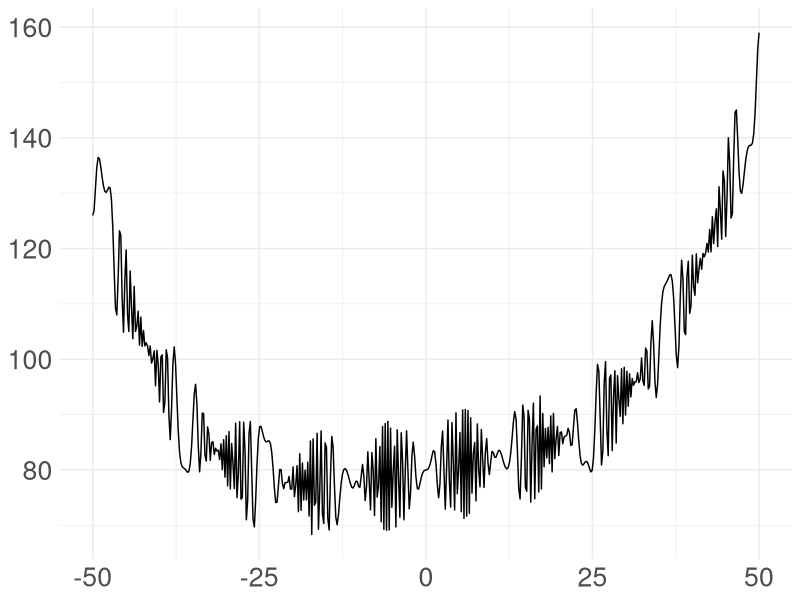

The R script that drew this image:
## ---- chunk 1
a <- sqrt(2)
a * a == 2
a * a - 2
all.equal(a * a, 2)
## ---- chunk 2
sample(10)
set.seed(1)
sample(10)
sample(10)
set.seed(1)
sample(10)
## ---- chunk 3
set.seed(123)
sample(10)
## ---- chunk 4
set.seed(123)
sample.int(10)
## ---- chunk 5
set.seed(10)
alph5 <- LETTERS[1:5]
sample(alph5)
## ---- chunk 6
set.seed(10)
sample(alph5, replace = TRUE)
## ---- chunk 7
set.seed(10)
sample(alph5, 3)
## ---- chunk 8
set.seed(1)
sample(alph5, 3, replace = TRUE)
## ---- chunk 9
x <- 1:4
probs <- c(1/2, 1/3, 1/12, 1/12)

set.seed(1)
samp <- sample(x, 100, replace = TRUE, prob = probs)
table(samp)
## ---- chunk 10
#| echo: false
distributions <- tibble::tibble(
      Distribution = c("beta","binomial","Cauchy",
                       "chi-squared","exponential","F","gamma","geometric",
                       "hypergeometric","log-normal","logistic",
                       "negative binomial","normal","Poisson","Student t","uniform",
                       "Weibull"),
         `Base name` = c("`beta`","`binom`","`cauchy`",
                       "`chisq`","`exp`","`f`","`gamma`","`geom`","`hyper`","`lnorm`",
                       "`logis`","`nbinom`","`norm`","`pois`","`t`","`unif`","`weibull`"),
        Parameters = c("`shape1`, `shape2`","`size`, `prob`",
                       "`location`, `scale`","`df`","`rate`","`df1`, `df2`",
                       "`shape`, `rate`","`p`","`m`, `n`, `k`","`meanlog`, `sdlog`","`location`, `scale`",
                       "`size`, `prob`","`mean`, `sd`","`lambda`","`df`","`min`, `max`",
                       "`shape`, `scale`")
)
distributions |> knitr::kable()
## ---- chunk 11
f <- function(x, a) {
  (x - a)^2
}

xmin <- optimize(f, interval = c(0, 1), a = 1/3)

# or

xmin <- optimize(function(x, a) {(x - a)^2}, 
                 interval = c(0, 1), a = 1/3)

xmin
## ---- chunk 12
fw <- function (x) {
    10*sin(0.3*x)*sin(1.3*x^2) + 0.00001*x^4 + 0.2*x+80
}
## ---- chunk 13
#| echo: false
#| fig-align: center

library(ggplot2)
ggplot() +
  xlim(-50, 50) +
  geom_function(fun = fw, n = 500) +
  ylab(NULL) +  
  theme_minimal() +
  theme(text = element_text(size = 24))


## ---- chunk 14
fr <- function(x) {   
    x1 <- x[1]
    x2 <- x[2]
    100 * (x2 - x1 * x1)^2 + (1 - x1)^2
}

gr <- function(x) { 
    x1 <- x[1]
    x2 <- x[2]
    c(-400 * x1 * (x2 - x1 * x1) - 2 * (1 - x1),
       200 *      (x2 - x1 * x1))
}
